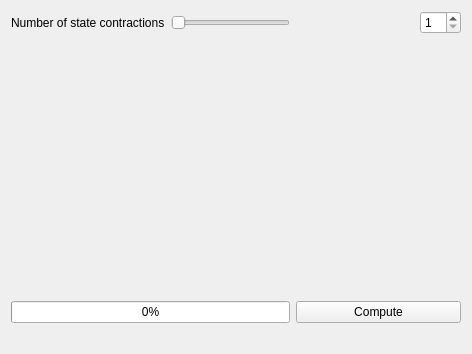
<ui version="4.0" >
 <class>StatePartitioningWidget</class>
 <widget class="QWidget" name="StatePartitioningWidget" >
  <property name="geometry" >
   <rect>
    <x>0</x>
    <y>0</y>
    <width>472</width>
    <height>354</height>
   </rect>
  </property>
  <property name="windowTitle" >
   <string>Form</string>
  </property>
  <layout class="QGridLayout" >
   <item row="0" column="0" >
    <widget class="QLabel" name="label" >
     <property name="text" >
      <string>Number of state contractions</string>
     </property>
    </widget>
   </item>
   <item row="0" column="2" >
    <spacer>
     <property name="orientation" >
      <enum>Qt::Horizontal</enum>
     </property>
     <property name="sizeHint" >
      <size>
       <width>40</width>
       <height>20</height>
      </size>
     </property>
    </spacer>
   </item>
   <item row="0" column="3" >
    <widget class="QSpinBox" name="numContractions" >
     <property name="minimum" >
      <number>1</number>
     </property>
    </widget>
   </item>
   <item row="2" column="0" colspan="3" >
    <spacer>
     <property name="orientation" >
      <enum>Qt::Vertical</enum>
     </property>
     <property name="sizeHint" >
      <size>
       <width>131</width>
       <height>91</height>
      </size>
     </property>
    </spacer>
   </item>
   <item row="3" column="0" colspan="2" >
    <widget class="QProgressBar" name="progressBar" >
     <property name="value" >
      <number>0</number>
     </property>
    </widget>
   </item>
   <item row="3" column="2" colspan="2" >
    <widget class="QPushButton" name="computeButton" >
     <property name="text" >
      <string>Compute</string>
     </property>
    </widget>
   </item>
   <item row="4" column="0" colspan="2" >
    <widget class="QLabel" name="progressLabel" >
     <property name="text" >
      <string/>
     </property>
    </widget>
   </item>
   <item row="0" column="1" >
    <widget class="QSlider" name="sliderContractions" >
     <property name="orientation" >
      <enum>Qt::Horizontal</enum>
     </property>
    </widget>
   </item>
  </layout>
 </widget>
 <resources/>
 <connections>
  <connection>
   <sender>sliderContractions</sender>
   <signal>valueChanged(int)</signal>
   <receiver>numContractions</receiver>
   <slot>setValue(int)</slot>
   <hints>
    <hint type="sourcelabel" >
     <x>268</x>
     <y>23</y>
    </hint>
    <hint type="destinationlabel" >
     <x>432</x>
     <y>32</y>
    </hint>
   </hints>
  </connection>
  <connection>
   <sender>numContractions</sender>
   <signal>valueChanged(int)</signal>
   <receiver>sliderContractions</receiver>
   <slot>setValue(int)</slot>
   <hints>
    <hint type="sourcelabel" >
     <x>421</x>
     <y>15</y>
    </hint>
    <hint type="destinationlabel" >
     <x>279</x>
     <y>18</y>
    </hint>
   </hints>
  </connection>
 </connections>
</ui>
